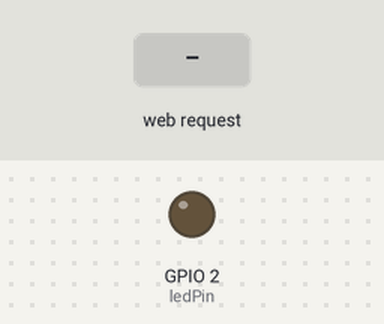
A sketch run on a simulated ESP32. Parts: output pins drawn as LEDs (lit = HIGH). The test bench sets the inputs (shaded band). What the sketch prints to the serial monitor is not drawn.

Above: at 1.2 s.
1.3 s: HTTP request GET /ledon received
At 2.3 s:
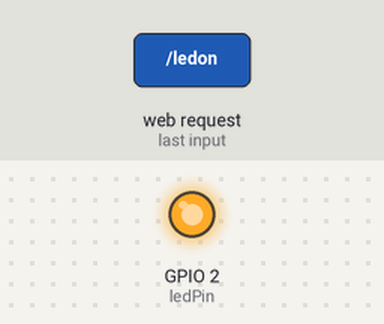
2.8 s: HTTP request GET /ledoff received
At 3.4 s:
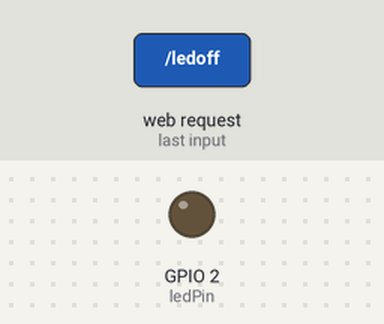
Timing chart, 0 to 5.8 s (numbered marks = the images above; inputs shaded):
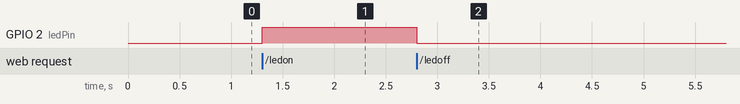

Measured:
- after the input at 1.3 s, GPIO 2 (ledPin): LOW → HIGH at once
- after the input at 2.8 s, GPIO 2 (ledPin): HIGH → LOW at once

The sketch:

WifiExample.ino
```cpp
#include <WiFi.h>
#include <WebServer.h>

const char *ssid = "ESP32-AP";
const char *password = "12345678";
const int ledPin = 2; // GPIO2 for the built-in LED on most ESP32 boards

WebServer server(80);

void handleRoot() {
  String html = "<html><body>";
  html += "<h1>ESP32 LED Control</h1>";
  html += "<p><a href=\"/ledon\"><button>Turn ON</button></a></p>";
  html += "<p><a href=\"/ledoff\"><button>Turn OFF</button></a></p>";
  html += "</body></html>";
  server.send(200, "text/html", html);
}

void handleLedOn() {
  digitalWrite(ledPin, HIGH);
  server.sendHeader("Location", "/");
  server.send(303);
}

void handleLedOff() {
  digitalWrite(ledPin, LOW);
  server.sendHeader("Location", "/");
  server.send(303);
}

void setup() {
  Serial.begin(115200);
  pinMode(ledPin, OUTPUT);

  WiFi.softAP(ssid, password);
  Serial.print("Access Point IP: ");
  Serial.println(WiFi.softAPIP());

  server.on("/", handleRoot);
  server.on("/ledon", handleLedOn);
  server.on("/ledoff", handleLedOff);
  server.begin();
}

void loop() {
  server.handleClient();
}
```
